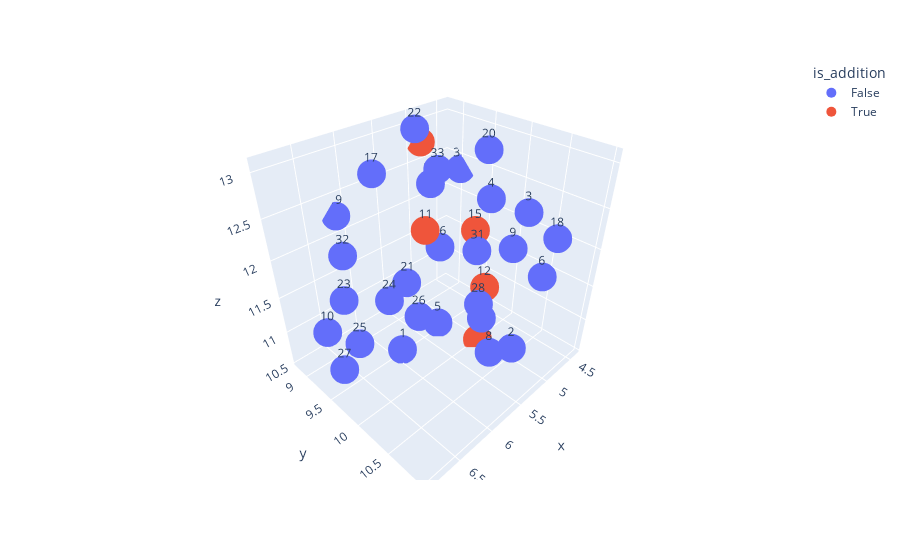

Notebook code cell kept with this figure:
### Markdown cell above
### Merging all

### Code cell
full_style_df = pd.concat([tf_idf_stopwords, tf_idf_pos, tf_idf_dep, tf_idf_tense], axis=1)

umap = UMAP(n_components=3)

tf_idf_reduced = pd.DataFrame(umap.fit_transform(full_style_df), columns=["x", "y", "z"], index=chapter_info.keys())
tf_idf_reduced["chapter"] = tf_idf_reduced.index

tf_idf_reduced["is_addition"] = tf_idf_reduced["chapter"].apply(lambda x: int(x) in list(range(11, 16)))
fig = px.scatter_3d(tf_idf_reduced, y="y", x="x", z="z", text="chapter", color="is_addition")
fig.update_traces(marker_size=10)
fig.show()

### Figure 1 — Plotly figure (JSON) as saved in the notebook; plotly's stock layout.template omitted (floating-point values rounded to 4 significant figures)
{"data": [{"hovertemplate": "is_addition=False<br>x=%{x}<br>y=%{y}<br>z=%{z}<br>chapter=%{text}<extra></extra>", "legendgroup": "False", "marker": {"color": "#636efa", "size": 10, "symbol": "circle"}, "mode": "markers+text", "name": "False", "scene": "scene", "showlegend": true, "text": ["1", "2", "3", "4", "5", "6", "7", "8", "9", "10", "16", "17", "18", "19", "20", "21", "22", "23", "24", "25", "26", "27", "28", "29", "30", "31", "32", "33"], "type": "scatter3d", "x": [5.941, 5.581, 4.622, 4.604, 5.285, 5.312, 5.565, 5.332, 5.556, 6.878, 4.781, 5.783, 5.152, 6.156, 4.46, 5.365, 5.202, 6.659, 6.49, 6.295, 5.827, 6.881, 5.893, 4.972, 4.389, 5.08, 6.19, 5.397], "y": [9.568, 10.91, 10.29, 9.737, 9.529, 10.99, 10.47, 10.43, 10.79, 9.517, 9.062, 9.026, 11.0, 8.809, 9.542, 9.029, 9.091, 9.56, 10.09, 9.191, 9.763, 9.748, 10.69, 9.09, 9.038, 9.954, 8.895, 9.641], "z": [10.6, 11.29, 12.28, 12.24, 10.61, 12.11, 11.43, 10.73, 12.45, 11.45, 11.34, 12.71, 12.48, 12.25, 12.75, 11.04, 13.07, 11.77, 11.97, 10.68, 11.18, 11.08, 11.93, 12.34, 12.33, 11.83, 11.78, 12.83]}, {"hovertemplate": "is_addition=True<br>x=%{x}<br>y=%{y}<br>z=%{z}<br>chapter=%{text}<extra></extra>", "legendgroup": "True", "marker": {"color": "#EF553B", "size": 10, "symbol": "circle"}, "mode": "markers+text", "name": "True", "scene": "scene", "showlegend": true, "text": ["11", "12", "13", "14", "15"], "type": "scatter3d", "x": [6.001, 4.662, 4.852, 5.104, 4.517], "y": [10.08, 9.769, 8.799, 10.06, 9.442], "z": [12.54, 10.99, 12.74, 10.54, 11.65]}], "layout": {"legend": {"title": {"text": "is_addition"}, "tracegroupgap": 0}, "margin": {"t": 60}, "scene": {"domain": {"x": [0, 1], "y": [0, 1]}, "xaxis": {"title": {"text": "x"}}, "yaxis": {"title": {"text": "y"}}, "zaxis": {"title": {"text": "z"}}}}}
